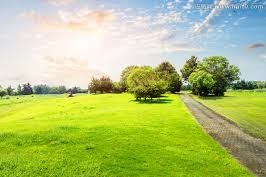
%> input picture Homeworks/Week5/images/作业5_A.jpg, 266 x 177 px
$ octave hist_specific.m   (GNU Octave 9; MATLAB toolbox functions it lacks are replaced by stand-ins)
%> lines starting %> are read from the running program, lines starting %| are printed output that depends on the picture
imga = imread('作业5_A.jpg');
%> imga is the input picture: size 177x266x3 uint8; mean R, G, B 176.3, 193.3, 119.3
imgb = imread('作业5_B.jpg');
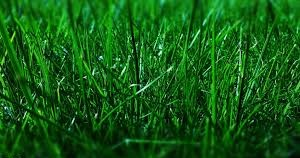
%> input picture Homeworks/Week5/images/作业5_B.jpg, 300 x 158 px
%> imgb is the input picture: size 158x300x3 uint8; mean R, G, B 20.7, 90.9, 21.6
Ia = rgb2gray(imga);
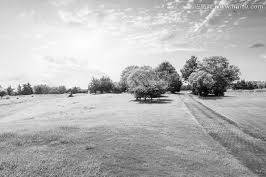
%> Ia: size 177x266 uint8; min 1, max 254, mean 179.8
Ib = rgb2gray(imgb);
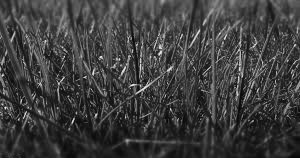
%> Ib: size 158x300 uint8; min 5, max 239, mean 62

figure;
subplot(1,2,1);
imhist(Ia,64);
title('图片A灰度直方图')
subplot(1,2,2);
imhist(Ib,64);
title('图片B灰度直方图')
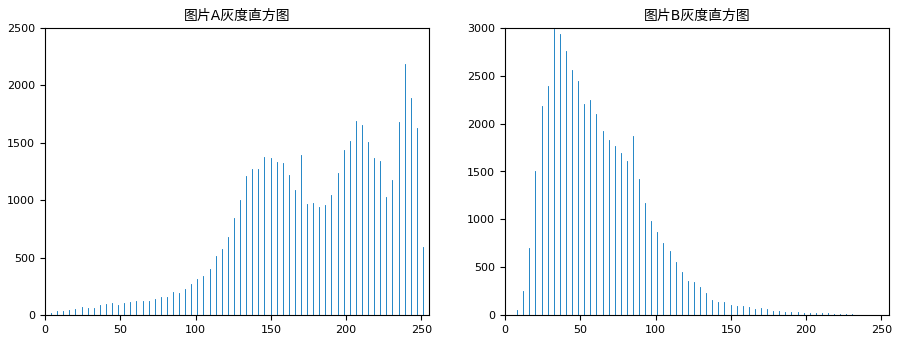
%> figure redrawn from the program's plot data, 2 panels; panel 1: highest point at x = 238.8, y = 2186; panel 2: highest point at x = 32.38, y = 2983

hista = imhist(Ia,64);
%> hista = 64 values, max 2186 at index 60, min 12 at index 1, mean 735.7
histb = imhist(Ib,64);
%> histb = 64 values, max 2983 at index 9, min 0 at index 1, mean 740.6
match_a = histeq(Ia,histb);
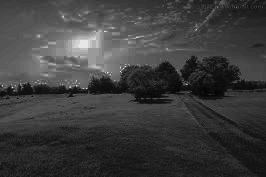
%> match_a: size 177x266 uint8; min 4, max 239, mean 60.7
match_b = histeq(Ib,hista);
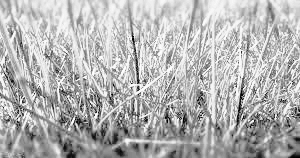
%> match_b: size 158x300 uint8; min 0, max 255, mean 178.8

figure;
subplot(2,2,1);
imshow(Ia); title('原始A图像（灰度图）')
subplot(2,2,2);
imshow(Ib); title('原始B图像（灰度图）')
subplot(2,2,3);
imshow(match_a); title('直方图规定化后A图像（灰度图）')
subplot(2,2,4);
imshow(match_b); title('直方图规定化后B图像（灰度图）')

figure;
subplot(2,2,1);
imhist(Ia,64); title('原始A图像灰度直方图')
subplot(2,2,2);
imhist(Ib,64); title('原始B图像灰度直方图')
subplot(2,2,3);
imhist(match_a,64); title('规定化后A图像灰度直方图')
subplot(2,2,4);
imhist(match_b,64); title('规定化后B图像灰度直方图')
%> after `title('规定化后B图像灰度直方图')`:
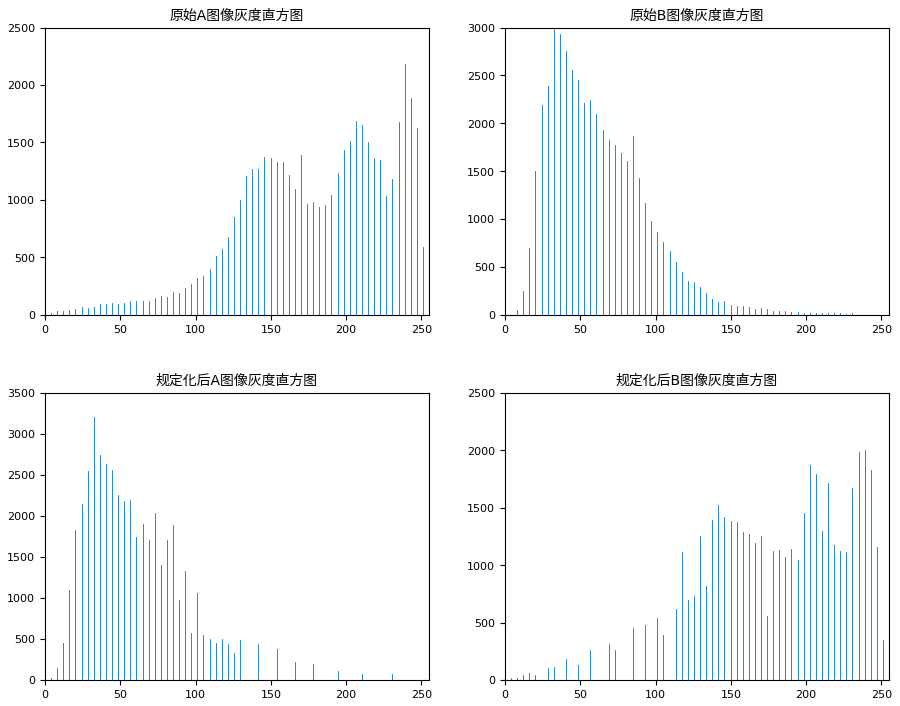
%> figure redrawn from the program's plot data, 4 panels; panel 1: highest point at x = 238.8, y = 2186; panel 2: highest point at x = 32.38, y = 2983; panel 3: highest point at x = 32.38, y = 3199; panel 4: highest point at x = 238.8, y = 2004
